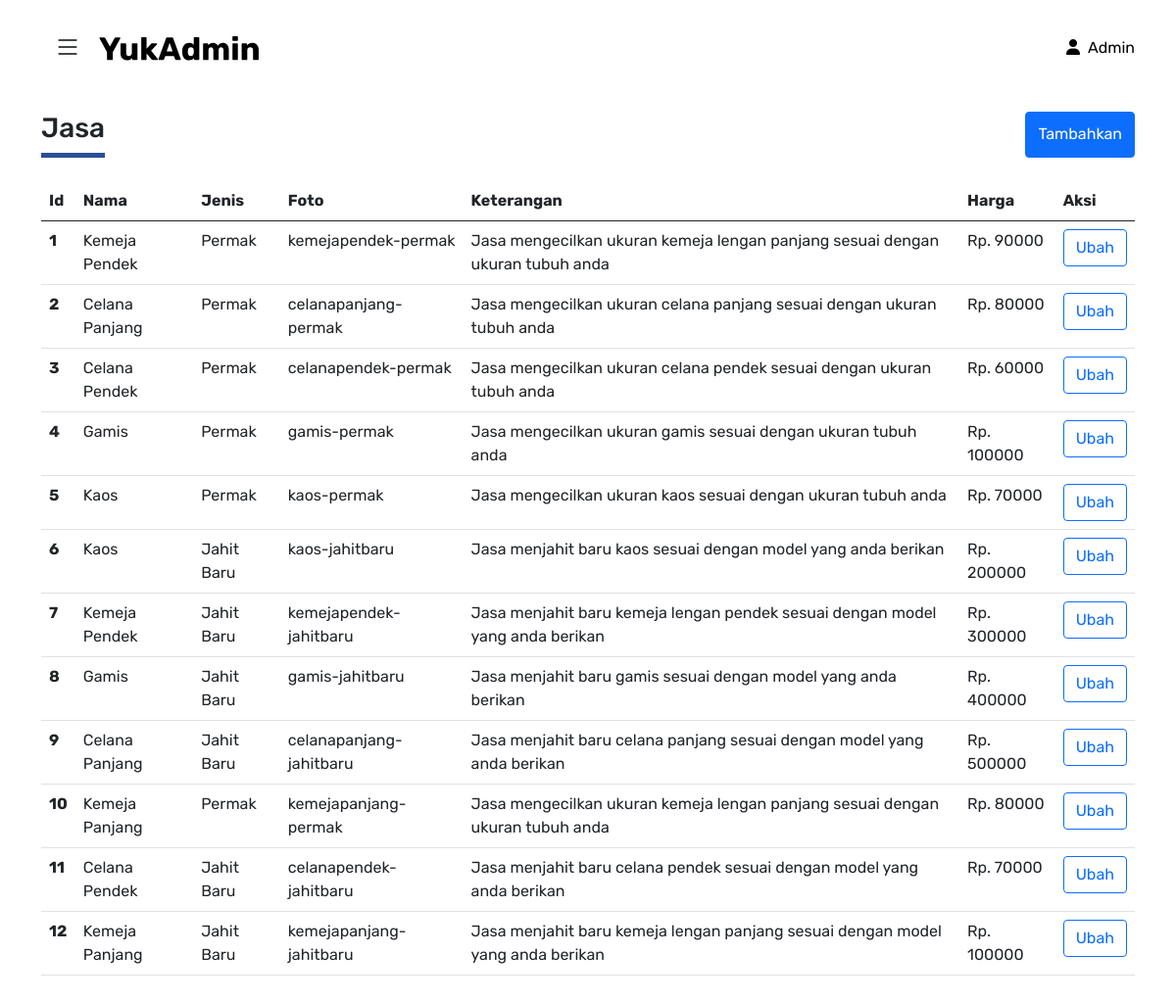
Page /admin/jasa.php (signed in) on the earlier database version.
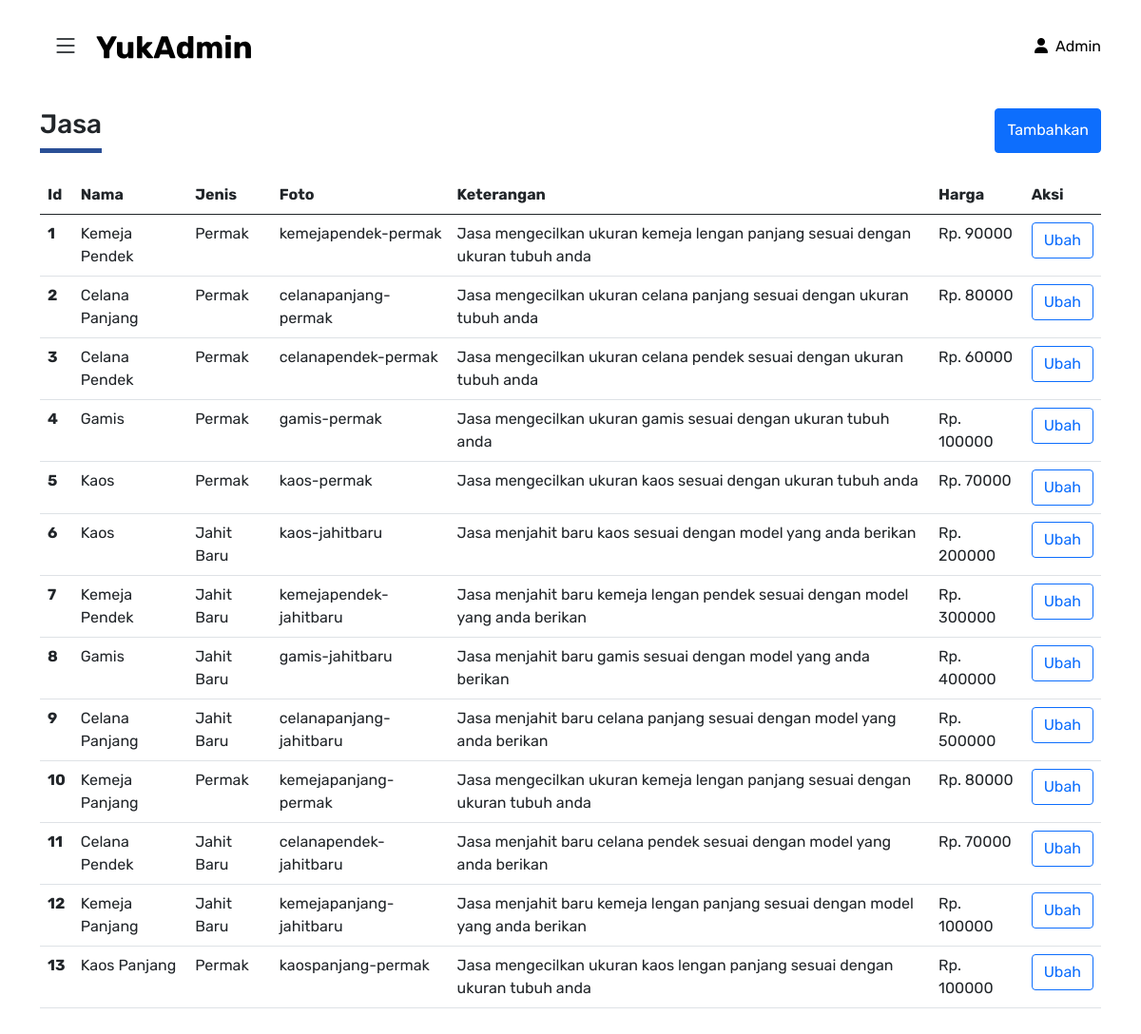
Same page on the later database version.
### tables this page shows
CREATE TABLE `jasa` (
  `id` int(11) NOT NULL,
  `nama` varchar(30) NOT NULL,
  `jenis` varchar(30) NOT NULL,
  `image` varchar(30) NOT NULL,
  `keterangan` varchar(90) NOT NULL,
  `harga` int(10) NOT NULL
);

### admin/jasa.php (the view, shortened to what this page needs)
<?php
include "../server/connection.php";
$query_getjasa = mysqli_query($connect, "SELECT * FROM jasa");
$data_countgetjasa = mysqli_num_rows($query_getjasa);
if (empty($_SESSION['email']) and empty($_SESSION['status'])) {
    header("location: ../login.php");
} else if ($_SESSION['email'] != "admin@yukadmin.com") {
    header("location: ../login.php");
} else if ($_SESSION['email'] == "admin@yukadmin.com") {
?>
    <!DOCTYPE html>
    <html lang="en">
    <head>
        <?php
        include "assets/components/header.php"
        ?>
        <link rel="stylesheet" href="assets/css/style.css">
    </head>
    <body>
        <?php
        include "assets/components/navbar.php"
        ?>
        <div class="container">
            <div class="row mb-4">
                <div class="col">
                    <div class="heading">
                        <h3>Jasa</h3>
                    </div>
                </div>
                <div class="col">
                    <button type="button" class="btn btn-primary float-end h-100" data-bs-toggle="modal" data-bs-target="#exampleModal">
                        Tambahkan
                    </button>
                </div>
            </div>
            <table class="table mb-5">
                <?php
                if ($data_countgetjasa == 0) {
                    echo "<div class='text-center py-5'>";
                    echo "<h5>Jasa masih kosong</h5>";
                    echo "<p>Tambahkan jasa anda</p>";
                    echo "</div>";
                } else {
                ?>
                    <thead>
                        <tr>
                            <th scope="col">Id</th>
                            <th scope="col">Nama</th>
                            <th scope="col">Jenis</th>
                            <th scope="col">Foto</th>
                            <th scope="col">Keterangan</th>
                            <th scope="col">Harga</th>
                            <th scope="col">Aksi</th>
                        </tr>
                    </thead>
                    <tbody>
                    <?php
                    $nomor = 0;
                    while ($data_getjasa = mysqli_fetch_array($query_getjasa)) {
                        echo "<tr>";
                        echo "<th scope=row>$data_getjasa[id]</th>";
                        echo "<td>$data_getjasa[nama]</td>";
                        echo "<td>$data_getjasa[jenis]</td>";
                        echo "<td>$data_getjasa[image]</td>";
                        echo "<td>$data_getjasa[keterangan]</td>";
                        echo "<td>Rp. $data_getjasa[harga]</td>";
                        echo "<td>
                    <button type='button' class='btn btn-outline-primary' data-bs-toggle='modal' data-bs-target='#exampleModal$nomor'>Ubah</button>
                    </td>";
                        echo "</tr>";
                        $nomor++;
                    }
                }
                    ?>
                    </tbody>
            </table>
        </div>
    </body>
    </html>
<?php
}
?>

Differences in the rows shown:
added jasa: id "13", nama "Kaos Panjang", jenis "Permak", image "kaospanjang-permak", keterangan "Jasa mengecilkan ukuran kaos lengan panjang sesuai dengan ukuran tubuh anda", harga "100000"
